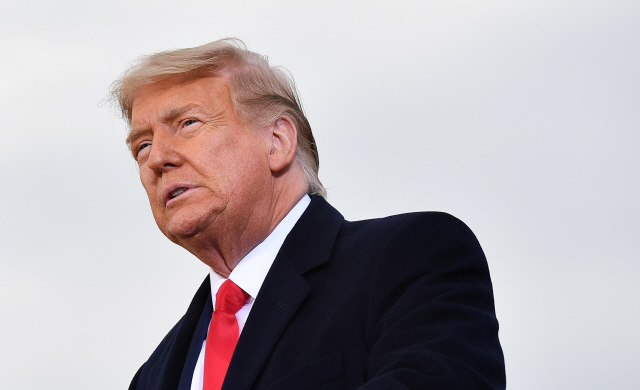
#> input picture CHAPTER6/images/pixel_test.jpg, 640 x 390 px
$ python 08.calc_histogram_opencv.py
#> lines starting #> are read from the running program, lines starting #| are printed output that depends on the picture
import numpy as np, cv2

def calc_histo(image, histSize, ranges=[0, 256]):
    hist = np.zeros((histSize, 1), np.float32)
    gap = ranges[1] / histSize

    for row in image:
        for pix in row:
            idx = int(pix/gap)
            hist[idx] += 1
    return hist

image = cv2.imread("images/pixel_test.jpg", cv2.IMREAD_GRAYSCALE)
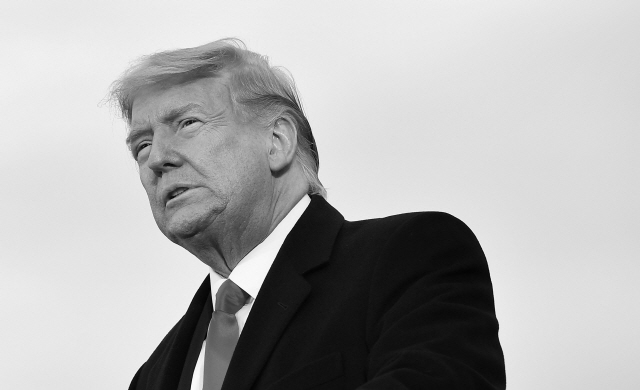
#> image: shape (390, 640); min 3, max 251, mean 174.9
if image is None: raise Exception("영상파일 읽기 오류")

histSize, ranges = [32], [0, 256]
gap = ranges[1]/histSize[0]
ranges_gap = np.arange(0, ranges[1]+1, gap)
hist1 = calc_histo(image, histSize[0], ranges) # 유저 함수
#> after the loop in calc_histo, `for row in image:`: hist = 32 values, max 61751 at index 28, min 240 at index 31, mean 7800
#> hist1 has the same summary as hist in calc_histo
hist2 = cv2.calcHist([image], [0], None, histSize, ranges) # OpenCV 함수 (channels = [0], mask = None)
#> hist2 has the same summary as hist in calc_histo
hist3, bins = np.histogram(image, ranges_gap) # numpy 모듈 함수
#> hist3 has the same summary as hist in calc_histo; bins = 33 values from 0 to 256

print("User 함수: \n", hist1.flatten())
#| User 함수:
#|  [  395. 12488. 27187.  4410.  1234.   385.   425.   591.   840.  1136.
#|   1627.  1842.  2118.  2122.  2519.  2190.  2403.  2610.  3191.  3854.
#|   3776.  2469.  1378.   471.   344.   344.  2941. 50953. 61751. 49742.
#|   1624.   240.]
print("OpenCV 함수: \n", hist2.flatten())
#| OpenCV 함수:
#|  [  395. 12488. 27187.  4410.  1234.   385.   425.   591.   840.  1136.
#|   1627.  1842.  2118.  2122.  2519.  2190.  2403.  2610.  3191.  3854.
#|   3776.  2469.  1378.   471.   344.   344.  2941. 50953. 61751. 49742.
#|   1624.   240.]
print("numpy 함수: \n", hist3)
#| numpy 함수:
#|  [  395 12488 27187  4410  1234   385   425   591   840  1136  1627  1842
#|   2118  2122  2519  2190  2403  2610  3191  3854  3776  2469  1378   471
#|    344   344  2941 50953 61751 49742  1624   240]
